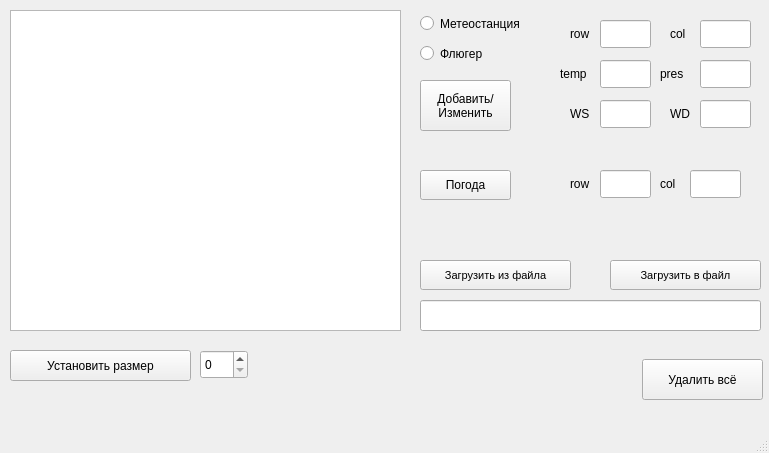
<?xml version="1.0" encoding="UTF-8"?>
<ui version="4.0">
 <class>MainWindow</class>
 <widget class="QMainWindow" name="MainWindow">
  <property name="geometry">
   <rect>
    <x>0</x>
    <y>0</y>
    <width>769</width>
    <height>453</height>
   </rect>
  </property>
  <property name="windowTitle">
   <string>MainWindow</string>
  </property>
  <widget class="QWidget" name="centralwidget">
   <widget class="QPushButton" name="add">
    <property name="geometry">
     <rect>
      <x>420</x>
      <y>80</y>
      <width>91</width>
      <height>51</height>
     </rect>
    </property>
    <property name="text">
     <string>Добавить/
Изменить</string>
    </property>
   </widget>
   <widget class="QRadioButton" name="station">
    <property name="geometry">
     <rect>
      <x>420</x>
      <y>10</y>
      <width>141</width>
      <height>27</height>
     </rect>
    </property>
    <property name="text">
     <string>Метеостанция</string>
    </property>
   </widget>
   <widget class="QRadioButton" name="vane">
    <property name="geometry">
     <rect>
      <x>420</x>
      <y>40</y>
      <width>131</width>
      <height>27</height>
     </rect>
    </property>
    <property name="text">
     <string>Флюгер</string>
    </property>
   </widget>
   <widget class="QPushButton" name="Delete_all">
    <property name="geometry">
     <rect>
      <x>642</x>
      <y>359</y>
      <width>121</width>
      <height>41</height>
     </rect>
    </property>
    <property name="text">
     <string>Удалить всё</string>
    </property>
   </widget>
   <widget class="QPushButton" name="Weather">
    <property name="geometry">
     <rect>
      <x>420</x>
      <y>170</y>
      <width>91</width>
      <height>30</height>
     </rect>
    </property>
    <property name="text">
     <string>Погода</string>
    </property>
   </widget>
   <widget class="QLineEdit" name="row">
    <property name="geometry">
     <rect>
      <x>600</x>
      <y>20</y>
      <width>51</width>
      <height>28</height>
     </rect>
    </property>
   </widget>
   <widget class="QLineEdit" name="col">
    <property name="geometry">
     <rect>
      <x>700</x>
      <y>20</y>
      <width>51</width>
      <height>28</height>
     </rect>
    </property>
   </widget>
   <widget class="QLabel" name="row_text">
    <property name="geometry">
     <rect>
      <x>570</x>
      <y>20</y>
      <width>31</width>
      <height>27</height>
     </rect>
    </property>
    <property name="text">
     <string>row</string>
    </property>
   </widget>
   <widget class="QLabel" name="col_text">
    <property name="geometry">
     <rect>
      <x>670</x>
      <y>20</y>
      <width>31</width>
      <height>27</height>
     </rect>
    </property>
    <property name="text">
     <string>col</string>
    </property>
   </widget>
   <widget class="QLabel" name="col_text_2">
    <property name="geometry">
     <rect>
      <x>660</x>
      <y>170</y>
      <width>31</width>
      <height>27</height>
     </rect>
    </property>
    <property name="text">
     <string>col</string>
    </property>
   </widget>
   <widget class="QLabel" name="row_text_2">
    <property name="geometry">
     <rect>
      <x>570</x>
      <y>170</y>
      <width>31</width>
      <height>27</height>
     </rect>
    </property>
    <property name="text">
     <string>row</string>
    </property>
   </widget>
   <widget class="QLineEdit" name="col_weather">
    <property name="geometry">
     <rect>
      <x>690</x>
      <y>170</y>
      <width>51</width>
      <height>28</height>
     </rect>
    </property>
   </widget>
   <widget class="QLineEdit" name="row_weather">
    <property name="geometry">
     <rect>
      <x>600</x>
      <y>170</y>
      <width>51</width>
      <height>28</height>
     </rect>
    </property>
   </widget>
   <widget class="QPushButton" name="Load">
    <property name="geometry">
     <rect>
      <x>420</x>
      <y>260</y>
      <width>151</width>
      <height>30</height>
     </rect>
    </property>
    <property name="font">
     <font>
      <pointsize>8</pointsize>
     </font>
    </property>
    <property name="text">
     <string>Загрузить из файла</string>
    </property>
   </widget>
   <widget class="QLabel" name="weather_text">
    <property name="geometry">
     <rect>
      <x>430</x>
      <y>210</y>
      <width>331</width>
      <height>41</height>
     </rect>
    </property>
    <property name="text">
     <string/>
    </property>
   </widget>
   <widget class="QPushButton" name="Save">
    <property name="geometry">
     <rect>
      <x>610</x>
      <y>260</y>
      <width>151</width>
      <height>30</height>
     </rect>
    </property>
    <property name="font">
     <font>
      <pointsize>8</pointsize>
     </font>
    </property>
    <property name="text">
     <string>Загрузить в файл</string>
    </property>
   </widget>
   <widget class="QLineEdit" name="path">
    <property name="geometry">
     <rect>
      <x>420</x>
      <y>300</y>
      <width>341</width>
      <height>31</height>
     </rect>
    </property>
   </widget>
   <widget class="QLineEdit" name="pres">
    <property name="geometry">
     <rect>
      <x>700</x>
      <y>60</y>
      <width>51</width>
      <height>28</height>
     </rect>
    </property>
   </widget>
   <widget class="QLineEdit" name="temp">
    <property name="geometry">
     <rect>
      <x>600</x>
      <y>60</y>
      <width>51</width>
      <height>28</height>
     </rect>
    </property>
   </widget>
   <widget class="QLineEdit" name="dorection">
    <property name="geometry">
     <rect>
      <x>700</x>
      <y>100</y>
      <width>51</width>
      <height>28</height>
     </rect>
    </property>
   </widget>
   <widget class="QLineEdit" name="speed">
    <property name="geometry">
     <rect>
      <x>600</x>
      <y>100</y>
      <width>51</width>
      <height>28</height>
     </rect>
    </property>
   </widget>
   <widget class="QLabel" name="row_text_3">
    <property name="geometry">
     <rect>
      <x>560</x>
      <y>60</y>
      <width>41</width>
      <height>27</height>
     </rect>
    </property>
    <property name="text">
     <string>temp</string>
    </property>
   </widget>
   <widget class="QLabel" name="row_text_4">
    <property name="geometry">
     <rect>
      <x>660</x>
      <y>60</y>
      <width>41</width>
      <height>27</height>
     </rect>
    </property>
    <property name="text">
     <string>pres</string>
    </property>
   </widget>
   <widget class="QLabel" name="row_text_5">
    <property name="geometry">
     <rect>
      <x>570</x>
      <y>100</y>
      <width>31</width>
      <height>27</height>
     </rect>
    </property>
    <property name="text">
     <string>WS</string>
    </property>
   </widget>
   <widget class="QLabel" name="row_text_6">
    <property name="geometry">
     <rect>
      <x>670</x>
      <y>100</y>
      <width>31</width>
      <height>27</height>
     </rect>
    </property>
    <property name="text">
     <string>WD</string>
    </property>
   </widget>
   <widget class="QPushButton" name="setSize">
    <property name="geometry">
     <rect>
      <x>10</x>
      <y>350</y>
      <width>181</width>
      <height>31</height>
     </rect>
    </property>
    <property name="text">
     <string>Установить размер</string>
    </property>
   </widget>
   <widget class="QSpinBox" name="sizeSpin">
    <property name="geometry">
     <rect>
      <x>200</x>
      <y>350</y>
      <width>48</width>
      <height>29</height>
     </rect>
    </property>
   </widget>
   <widget class="QTextEdit" name="textEdit">
    <property name="geometry">
     <rect>
      <x>10</x>
      <y>10</y>
      <width>391</width>
      <height>321</height>
     </rect>
    </property>
   </widget>
  </widget>
  <widget class="QMenuBar" name="menubar">
   <property name="geometry">
    <rect>
     <x>0</x>
     <y>0</y>
     <width>769</width>
     <height>26</height>
    </rect>
   </property>
  </widget>
  <widget class="QStatusBar" name="statusbar"/>
 </widget>
 <resources/>
 <connections/>
</ui>
